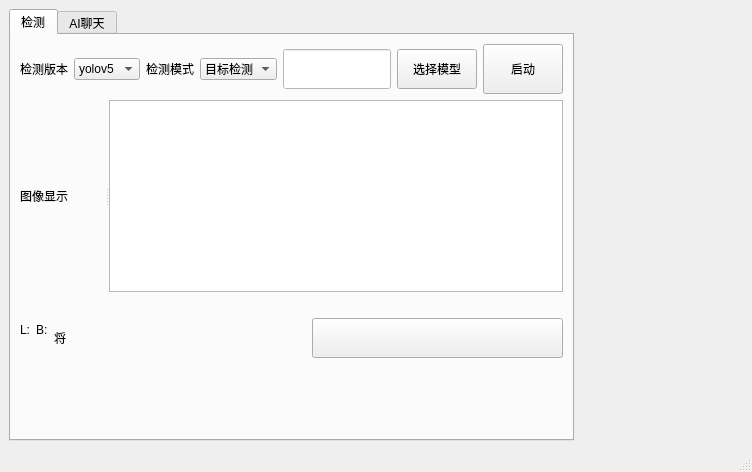
<?xml version="1.0" encoding="UTF-8"?>
<ui version="4.0">
 <class>MainWindow</class>
 <widget class="QMainWindow" name="MainWindow">
  <property name="geometry">
   <rect>
    <x>0</x>
    <y>0</y>
    <width>752</width>
    <height>472</height>
   </rect>
  </property>
  <property name="minimumSize">
   <size>
    <width>40</width>
    <height>40</height>
   </size>
  </property>
  <property name="windowTitle">
   <string>AI</string>
  </property>
  <property name="styleSheet">
   <string notr="true"/>
  </property>
  <widget class="QWidget" name="centralwidget">
   <layout class="QFormLayout" name="formLayout_2">
    <item row="0" column="0">
     <widget class="QTabWidget" name="tabWidget">
      <property name="currentIndex">
       <number>0</number>
      </property>
      <widget class="QWidget" name="tab">
       <attribute name="title">
        <string>检测</string>
       </attribute>
       <layout class="QFormLayout" name="formLayout">
        <item row="0" column="0" colspan="2">
         <layout class="QHBoxLayout" name="horizontalLayout_3">
          <item>
           <widget class="QLabel" name="label_5">
            <property name="sizePolicy">
             <sizepolicy hsizetype="Fixed" vsizetype="Preferred">
              <horstretch>0</horstretch>
              <verstretch>0</verstretch>
             </sizepolicy>
            </property>
            <property name="text">
             <string>检测版本</string>
            </property>
           </widget>
          </item>
          <item>
           <widget class="QComboBox" name="comboBox">
            <item>
             <property name="text">
              <string>yolov5</string>
             </property>
            </item>
           </widget>
          </item>
          <item>
           <widget class="QLabel" name="label_4">
            <property name="sizePolicy">
             <sizepolicy hsizetype="Fixed" vsizetype="Preferred">
              <horstretch>0</horstretch>
              <verstretch>0</verstretch>
             </sizepolicy>
            </property>
            <property name="text">
             <string>检测模式</string>
            </property>
           </widget>
          </item>
          <item>
           <widget class="QComboBox" name="comboBox_2">
            <item>
             <property name="text">
              <string>目标检测</string>
             </property>
            </item>
           </widget>
          </item>
          <item>
           <widget class="QLineEdit" name="lineEdit_2">
            <property name="enabled">
             <bool>false</bool>
            </property>
            <property name="minimumSize">
             <size>
              <width>0</width>
              <height>40</height>
             </size>
            </property>
            <property name="styleSheet">
             <string notr="true">color: rgb(0, 0, 0);
font: 12pt &quot;Sans Serif&quot;;
background-color: rgb(255, 255, 255);
border-color: rgb(0, 0, 0);</string>
            </property>
           </widget>
          </item>
          <item>
           <widget class="QPushButton" name="pushButton_3">
            <property name="minimumSize">
             <size>
              <width>40</width>
              <height>40</height>
             </size>
            </property>
            <property name="text">
             <string>选择模型</string>
            </property>
           </widget>
          </item>
          <item>
           <widget class="QPushButton" name="pushButton_4">
            <property name="sizePolicy">
             <sizepolicy hsizetype="Minimum" vsizetype="Fixed">
              <horstretch>0</horstretch>
              <verstretch>0</verstretch>
             </sizepolicy>
            </property>
            <property name="minimumSize">
             <size>
              <width>0</width>
              <height>50</height>
             </size>
            </property>
            <property name="text">
             <string>启动</string>
            </property>
           </widget>
          </item>
         </layout>
        </item>
        <item row="2" column="0" colspan="2">
         <widget class="QSplitter" name="splitter">
          <property name="orientation">
           <enum>Qt::Horizontal</enum>
          </property>
          <widget class="QLabel" name="label_3">
           <property name="sizePolicy">
            <sizepolicy hsizetype="Preferred" vsizetype="Expanding">
             <horstretch>0</horstretch>
             <verstretch>0</verstretch>
            </sizepolicy>
           </property>
           <property name="text">
            <string>图像显示</string>
           </property>
          </widget>
          <widget class="QTableWidget" name="tableWidget"/>
         </widget>
        </item>
        <item row="3" column="1">
         <widget class="QLabel" name="label_8">
          <property name="text">
           <string/>
          </property>
         </widget>
        </item>
        <item row="4" column="0">
         <layout class="QHBoxLayout" name="horizontalLayout_4">
          <item>
           <widget class="QLabel" name="label_6">
            <property name="text">
             <string>L:</string>
            </property>
           </widget>
          </item>
          <item>
           <widget class="QLabel" name="label_7">
            <property name="text">
             <string>B:</string>
            </property>
           </widget>
          </item>
         </layout>
        </item>
        <item row="4" column="1">
         <layout class="QHBoxLayout" name="horizontalLayout_5">
          <item>
           <widget class="QLabel" name="label_9">
            <property name="text">
             <string>将</string>
            </property>
           </widget>
          </item>
          <item>
           <widget class="QPushButton" name="pushButton_5">
            <property name="minimumSize">
             <size>
              <width>40</width>
              <height>40</height>
             </size>
            </property>
            <property name="text">
             <string/>
            </property>
           </widget>
          </item>
         </layout>
        </item>
       </layout>
      </widget>
      <widget class="QWidget" name="tab_2">
       <attribute name="title">
        <string>AI聊天</string>
       </attribute>
       <layout class="QVBoxLayout" name="verticalLayout_2">
        <item>
         <widget class="QTextEdit" name="textEdit">
          <property name="sizePolicy">
           <sizepolicy hsizetype="Expanding" vsizetype="Expanding">
            <horstretch>0</horstretch>
            <verstretch>0</verstretch>
           </sizepolicy>
          </property>
         </widget>
        </item>
        <item>
         <layout class="QHBoxLayout" name="horizontalLayout_2">
          <item>
           <widget class="QProgressBar" name="progressBar">
            <property name="value">
             <number>0</number>
            </property>
           </widget>
          </item>
          <item>
           <widget class="QLabel" name="label">
            <property name="text">
             <string>AI连接中</string>
            </property>
           </widget>
          </item>
          <item>
           <widget class="QLabel" name="label_2">
            <property name="text">
             <string>连接成功</string>
            </property>
           </widget>
          </item>
         </layout>
        </item>
        <item>
         <layout class="QHBoxLayout" name="horizontalLayout">
          <item>
           <widget class="QLineEdit" name="lineEdit">
            <property name="minimumSize">
             <size>
              <width>0</width>
              <height>45</height>
             </size>
            </property>
            <property name="font">
             <font>
              <pointsize>14</pointsize>
             </font>
            </property>
           </widget>
          </item>
          <item>
           <widget class="QPushButton" name="pushButton">
            <property name="text">
             <string>发送</string>
            </property>
           </widget>
          </item>
          <item>
           <widget class="QPushButton" name="pushButton_2">
            <property name="text">
             <string>连接</string>
            </property>
           </widget>
          </item>
         </layout>
        </item>
       </layout>
      </widget>
     </widget>
    </item>
   </layout>
  </widget>
  <widget class="QMenuBar" name="menubar">
   <property name="geometry">
    <rect>
     <x>0</x>
     <y>0</y>
     <width>752</width>
     <height>28</height>
    </rect>
   </property>
  </widget>
  <widget class="QStatusBar" name="statusbar"/>
 </widget>
 <resources/>
 <connections/>
</ui>
